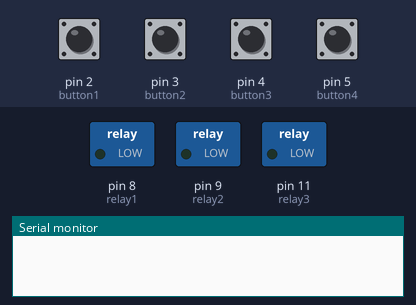
The sketch below on a simulated Arduino Uno, built with avr-gcc and run on an emulated ATmega328P. On the bench: switched loads named in the sketch (green lamp = pin HIGH), the last lines printed to the serial monitor. The inputs (shaded band) are chosen by the test bench; at power-on: pin 2 (button1), pin 3 (button2), pin 4 (button3), pin 5 (button4) LOW.

Above: at 1.2 s.
1.3 s: pin 2 (button1) pulled HIGH for 0.15 s
At 3.1 s:
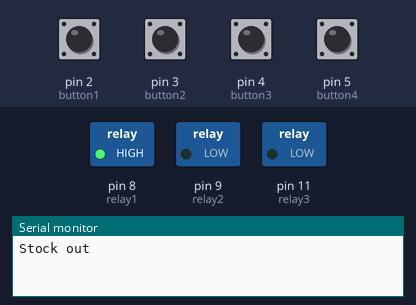
4.4 s: pin 3 (button2) pulled HIGH for 1 s
At 5.8 s:
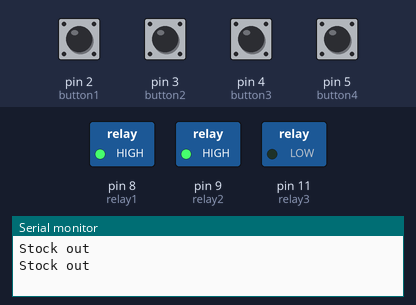
7.8 s: pin 2 (button1) pulled HIGH for 1 s
At 8.6 s:
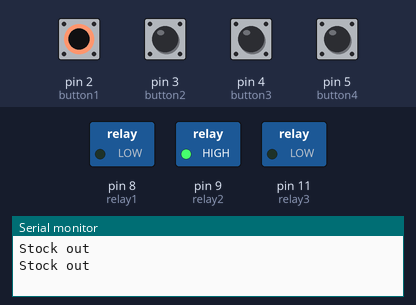
11.8 s: pin 3 (button2) pulled HIGH for 0.15 s
At 13.9 s:
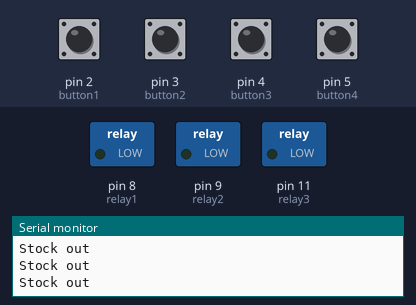
14.3 s: pin 2 (button1) driven HIGH and pin 3 (button2) driven HIGH
At 15.8 s:
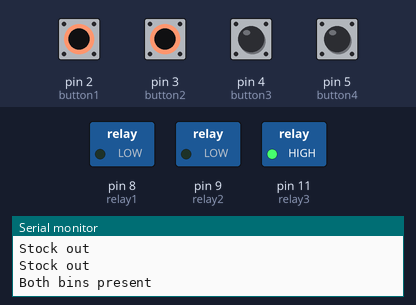
17.3 s: pin 2 (button1) driven LOW
At 19.1 s:
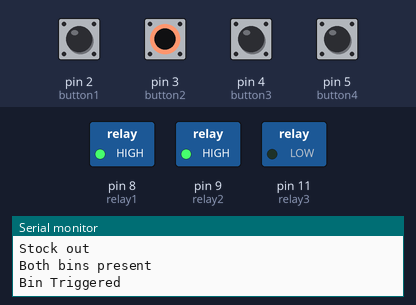
Timing chart, 0 to 20.6 s (numbered marks = the images above; inputs shaded):
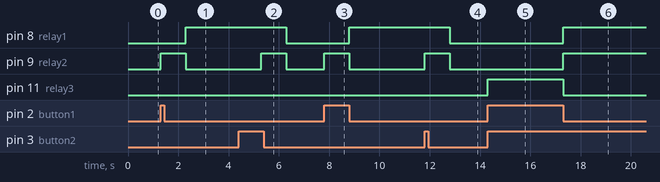

Measured:
- after the input at 1.3 s, pin 8 (relay1): LOW → HIGH after 1.0 s; pin 9 (relay2): LOW → HIGH at once, → LOW 1.0 s later
- after the input at 4.4 s, pin 8 (relay1): HIGH → LOW after 1.9 s; pin 9 (relay2): LOW → HIGH after 0.90 s, → LOW 1.0 s later
- after the input at 7.8 s, pin 8 (relay1): LOW → HIGH after 1.0 s; pin 9 (relay2): LOW → HIGH at once, → LOW 1.0 s later
- after the input at 11.8 s, pin 8 (relay1): HIGH → LOW after 1.0 s; pin 9 (relay2): LOW → HIGH at once, → LOW 1.0 s later
- after the input at 14.3 s, pin 11 (relay3): LOW → HIGH at once
- after the input at 17.3 s, pin 8 (relay1), pin 9 (relay2): LOW → HIGH at once; pin 11 (relay3): HIGH → LOW at once

The sketch:

SmartTubev2.ino
```cpp
#define relay1 8 // red light
#define relay2 9  // amber light
#define relay3 11   // green light
const int button1 = 2;     //  bin present sensor at pick face
const int button2 = 3;  //   bin present at behind pick face
const int button3 = 4;  // bin present at return station (water spider collects)
const int button4 = 5;   //bin error sensor; WRONG bin loaded to S2

// variables will change:
int buttonState1 = 0;         // variable for reading the pushbutton 1
int buttonState2 = 0;         // variable for reading the pushbutton 2
int buttonState3 =0;           // variable for reading the pushbutton 3
int buttonState4 =0;          //variable for reading the pushbutton 4

int prevstate = 0;

int currentMode =0;
int prevMode = 0;

void setup() {

// Initialise the Arduino data pins for OUTPUT

  pinMode(relay1, OUTPUT); // setting all relays as pinouts red
  pinMode(relay2, OUTPUT); // amber
  pinMode(relay3, OUTPUT);  // green

  pinMode(button1, INPUT);
  pinMode(button2, INPUT);
  pinMode(button3,INPUT);
  pinMode(button4, INPUT);

  Serial.begin(9600);


}

void loop() {

  buttonState1 = digitalRead(button1);
  buttonState2 = digitalRead(button2);
  buttonState3 = digitalRead(button3);
  buttonState4 = digitalRead(button4);

  if( (buttonState1 ==HIGH) && (buttonState2 == HIGH) && (buttonState3 == LOW) && (buttonState4 == LOW)){
    BothBinsPresent();
    currentMode = 1;

  }

  else if( (buttonState1 == LOW) && (buttonState2 == HIGH) && (buttonState3 == LOW) && (buttonState4 ==LOW)){
    BinTriggered();
    currentMode =2;
  }

  else if( (buttonState1 == HIGH) && (buttonState2 == LOW) && (buttonState3 == HIGH) && (buttonState4 ==LOW)){
    KarakuriCycle();
    currentMode =3;
  }

  else if ((buttonState1 == HIGH) && (buttonState2 == LOW) && (buttonState3 == LOW) && (buttonState4 ==LOW)){
    Progress();
    currentMode =4;
  }

  else if ((buttonState1 == LOW) && (buttonState2 == LOW) && (buttonState4 ==LOW) && (prevstate == 1)){
    StockOut();
    currentMode =5;
  }

  else if ((buttonState1 == HIGH) && (buttonState2 == HIGH) && (buttonState4 ==HIGH )){
    WrongBin();
    currentMode =6;
  }

  else if ((buttonState1 == LOW) && (buttonState2 == LOW) && (buttonState3 == LOW) && (buttonState4 ==HIGH)){
    StockOutWrongBin();
    currentMode =7;
  }

  else{
    Reset();
  }
}

void BothBinsPresent(){

    if (currentMode != prevMode){
      Serial.println("Both bins present");
    }

    //delay(500);

    digitalWrite(relay3, HIGH);           // Turns ON green
    delay(1000);
    digitalWrite(relay3,LOW);
    prevstate=0;
    prevMode =currentMode;
}

void BinTriggered(){
   //STATE 2 bin triggered
    if (currentMode != prevMode){
      Serial.println("Bin Triggered");
    }
    //delay(500);

    digitalWrite(relay2, HIGH);           // Turns ON amber and red
    digitalWrite(relay1, HIGH);
    delay(1000);
    digitalWrite(relay2,LOW);
    digitalWrite(relay1, LOW);
    prevstate=0;
    prevMode =currentMode;
}

void KarakuriCycle(){

    if (currentMode != prevMode){
      Serial.println("Karakuri Cycle");
    }
    //delay(500);

    digitalWrite(relay2, HIGH);           // Turns ON amber and red
    digitalWrite(relay1, HIGH);
    delay(1000);
    digitalWrite(relay2,LOW);
    digitalWrite(relay1, LOW);
    prevstate = 1;
    prevMode =currentMode;
}

void Progress(){
      //delay(500);
    if (currentMode != prevMode){
      Serial.println("Progress");
    }
    digitalWrite(relay2, HIGH);           // Turns ON amber
    delay(1000);
    digitalWrite(relay2,LOW);
    prevstate = 1;
    prevMode =currentMode;
}

void StockOut(){
  // STATE 5 Stock out

    if (currentMode != prevMode) {
      Serial.println("Stock out");
    }
    //delay(500);

    digitalWrite(relay1, HIGH);           // Turns ON red
    delay(1000);
    digitalWrite(relay1,LOW);
    prevstate = 1;
    prevMode =currentMode;
}

void WrongBin(){
  // STATE 6 Wrong bin

    if (currentMode != prevMode){
      Serial.println("Wrong bin");
    }
    //delay(500);

    digitalWrite(relay1, HIGH);           // Turns ON red
    delay(1000);
    digitalWrite(relay1,LOW);
    prevMode =currentMode;
}


void StockOutWrongBin(){
  // STATE 7 Out; Wrong bin

    if (currentMode != prevMode){
      Serial.println("Out; Wrong bin");
    }
    //delay(500);

    digitalWrite(relay1, HIGH);           // Turns ON red
    delay(1000);
    digitalWrite(relay1,LOW);
    prevstate = 1;
    prevMode =currentMode;
}

void Reset(){
    digitalWrite(relay1,LOW);
    digitalWrite(relay2,LOW);
    digitalWrite(relay3,LOW);
    currentMode =0;
    prevMode =0;
  }
```
